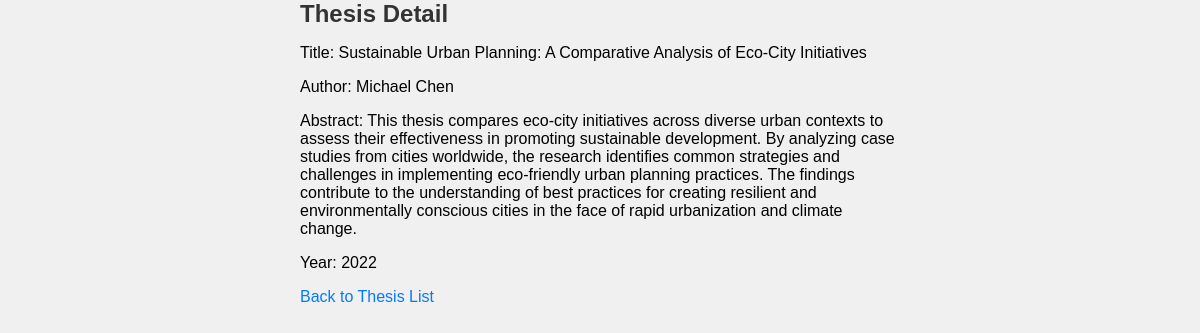
Page /2/ on the committed database.
### authors/models.py (models this page shows, shortened)
class Thesis(models.Model):
    title = models.CharField(max_length=200)
    author = models.CharField(max_length=100)
    abstract = models.TextField()
    year = models.IntegerField()

### authors/views.py (the view)
# urls.py: path('<int:thesis_id>/', views.thesis_detail, name='thesis_detail'),
def thesis_detail(request, thesis_id):
    thesis = Thesis.objects.get(id=thesis_id)
    return render(request, 'thesis_detail.html', {'thesis': thesis})

### authors/templates/thesis_detail.html (shortened to what this page needs)
{% load static %}
<!DOCTYPE html>
<html lang="en">
<head>
    <link rel="stylesheet" href="{% static 'styles.css' %}">
</head>
<body>
    <h1>Thesis Detail</h1>
    <p>Title: {{ thesis.title }}</p>
    <p>Author: {{ thesis.author }}</p>
    <p>Abstract: {{ thesis.abstract }}</p>
    <p>Year: {{ thesis.year }}</p>
    <a href="{% url 'thesis_list' %}">Back to Thesis List</a>
</body>
</html>

### mystaticfiles/styles.css (style rules this page uses)
body { font-family: Arial, sans-serif; margin: auto; max-width: 50%; padding: 0; background-color: #f0f0f0; }
h1 { margin-top: 0; color: #333; font-size: 24px; }
a { color: #007bff; text-decoration: none; }

### rows in the picture
Thesis: title "Sustainable Urban Planning: A Comparative Analysis of Eco-City Initiatives", author "Michael Chen", abstract "This thesis compares eco-city initiatives across diverse urban contexts to assess their effectiveness in promoting sustainable development. By analyzing case studies from cities worldwide, the research identifies common strategies and challenges in implementing eco-friendly urban planning practices. The findings contribute to the understanding of best practices for creating resilient and environmentally conscious cities in the face of rapid urbanization and climate change.", year "2022"
